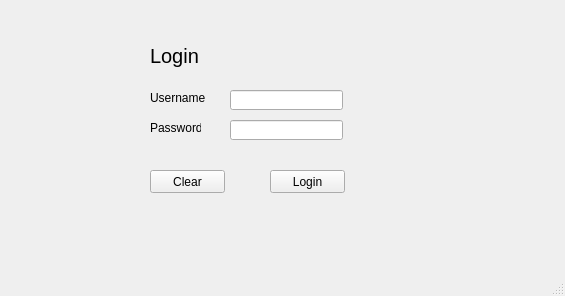
<?xml version="1.0" encoding="UTF-8"?>
<ui version="4.0">
 <class>MainWindow</class>
 <widget class="QMainWindow" name="MainWindow">
  <property name="geometry">
   <rect>
    <x>0</x>
    <y>0</y>
    <width>565</width>
    <height>296</height>
   </rect>
  </property>
  <property name="windowTitle">
   <string>MainWindow</string>
  </property>
  <widget class="QWidget" name="centralwidget">
   <widget class="QPushButton" name="clear">
    <property name="geometry">
     <rect>
      <x>150</x>
      <y>170</y>
      <width>75</width>
      <height>23</height>
     </rect>
    </property>
    <property name="text">
     <string>Clear</string>
    </property>
   </widget>
   <widget class="QLabel" name="label">
    <property name="geometry">
     <rect>
      <x>150</x>
      <y>40</y>
      <width>61</width>
      <height>31</height>
     </rect>
    </property>
    <property name="font">
     <font>
      <pointsize>15</pointsize>
     </font>
    </property>
    <property name="text">
     <string>Login</string>
    </property>
   </widget>
   <widget class="QLabel" name="label_2">
    <property name="geometry">
     <rect>
      <x>150</x>
      <y>90</y>
      <width>61</width>
      <height>16</height>
     </rect>
    </property>
    <property name="text">
     <string>Username</string>
    </property>
   </widget>
   <widget class="QLabel" name="label_3">
    <property name="geometry">
     <rect>
      <x>150</x>
      <y>120</y>
      <width>51</width>
      <height>16</height>
     </rect>
    </property>
    <property name="text">
     <string>Password</string>
    </property>
   </widget>
   <widget class="QLineEdit" name="username">
    <property name="geometry">
     <rect>
      <x>230</x>
      <y>90</y>
      <width>113</width>
      <height>20</height>
     </rect>
    </property>
   </widget>
   <widget class="QLineEdit" name="password">
    <property name="geometry">
     <rect>
      <x>230</x>
      <y>120</y>
      <width>113</width>
      <height>20</height>
     </rect>
    </property>
    <property name="echoMode">
     <enum>QLineEdit::Password</enum>
    </property>
   </widget>
   <widget class="QPushButton" name="login">
    <property name="geometry">
     <rect>
      <x>270</x>
      <y>170</y>
      <width>75</width>
      <height>23</height>
     </rect>
    </property>
    <property name="text">
     <string>Login</string>
    </property>
   </widget>
   <widget class="QLabel" name="error">
    <property name="geometry">
     <rect>
      <x>150</x>
      <y>220</y>
      <width>301</width>
      <height>21</height>
     </rect>
    </property>
    <property name="text">
     <string/>
    </property>
   </widget>
  </widget>
  <widget class="QMenuBar" name="menubar">
   <property name="geometry">
    <rect>
     <x>0</x>
     <y>0</y>
     <width>565</width>
     <height>21</height>
    </rect>
   </property>
  </widget>
  <widget class="QStatusBar" name="statusbar"/>
 </widget>
 <resources/>
 <connections>
  <connection>
   <sender>login</sender>
   <signal>clicked()</signal>
   <receiver>MainWindow</receiver>
   <slot>handle_login()</slot>
   <hints>
    <hint type="sourcelabel">
     <x>319</x>
     <y>202</y>
    </hint>
    <hint type="destinationlabel">
     <x>334</x>
     <y>524</y>
    </hint>
   </hints>
  </connection>
  <connection>
   <sender>clear</sender>
   <signal>clicked()</signal>
   <receiver>MainWindow</receiver>
   <slot>clear()</slot>
   <hints>
    <hint type="sourcelabel">
     <x>176</x>
     <y>202</y>
    </hint>
    <hint type="destinationlabel">
     <x>188</x>
     <y>373</y>
    </hint>
   </hints>
  </connection>
 </connections>
 <slots>
  <slot>handle_login()</slot>
  <slot>clear()</slot>
 </slots>
</ui>
